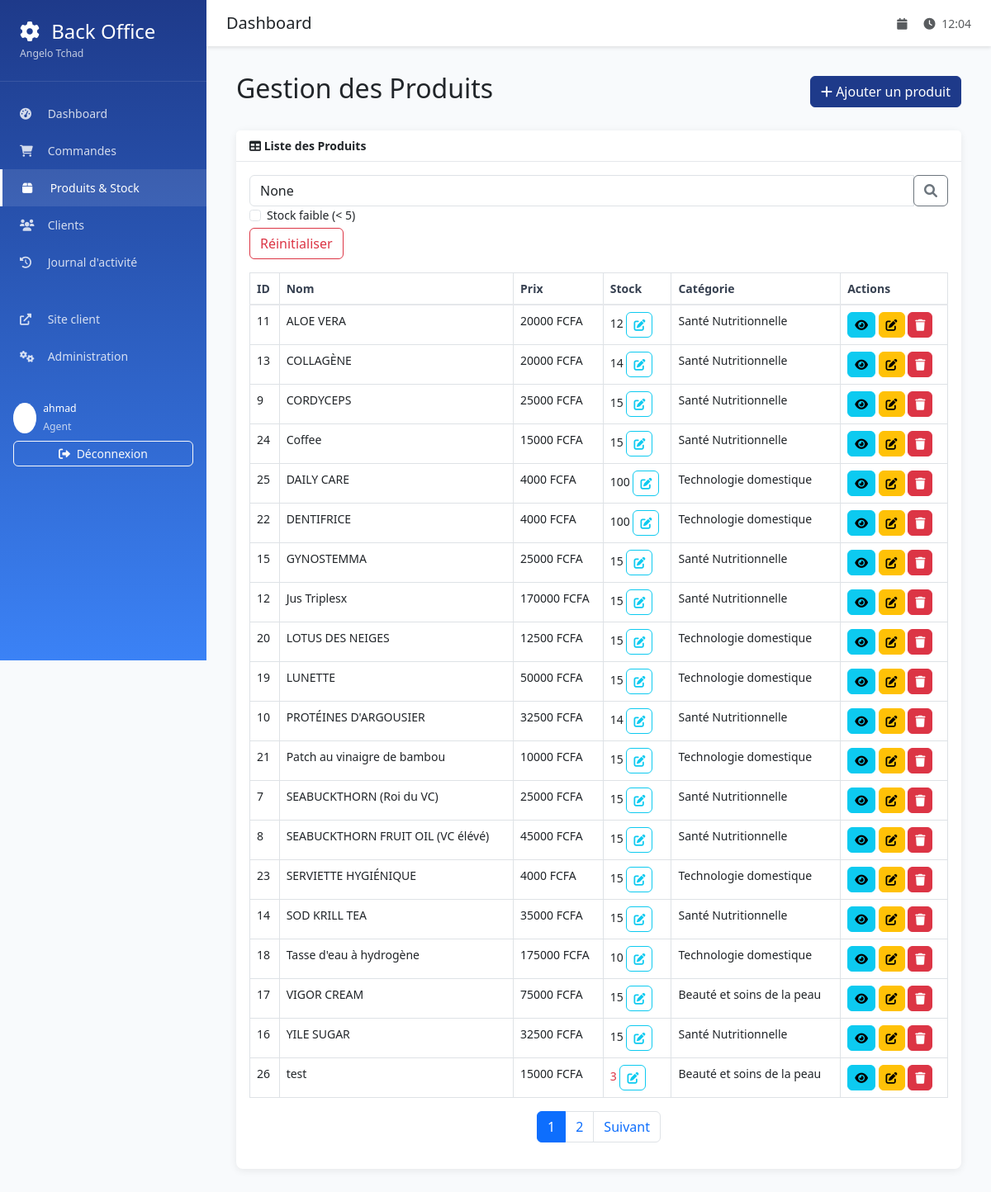
Page /backoffice/products/ (signed in) on the committed database.
### backoffice/models.py (models this page shows, shortened)
class AgentProfile(models.Model):
    ROLE_CHOICES = [
        ('agent', 'Agent'),
        ('supervisor', 'Superviseur'),
        ('manager', 'Manager'),
        ('admin', 'Administrateur'),
    ]
    user = models.OneToOneField(
        User,
        on_delete=models.CASCADE,
        verbose_name="Utilisateur"
    )
    role = models.CharField(
        max_length=20,
        choices=ROLE_CHOICES,
        default='agent',
        verbose_name="Rôle"
    )
    phone_number = models.CharField(
        max_length=17,
        blank=True,
        verbose_name="Numéro de téléphone"
    )
    is_active = models.BooleanField(default=True, verbose_name="Actif")
    created_at = models.DateTimeField(auto_now_add=True)
    class Meta:
        verbose_name = "Profil Agent"
        verbose_name_plural = "Profils Agents"

### products/models.py (models this page shows, shortened)
class Product(models.Model):
    name = models.CharField(max_length=200, verbose_name="Nom du produit")
    description = models.TextField(blank=True, verbose_name="Description")
    price = models.DecimalField(
        max_digits=10,
        decimal_places=2,
        validators=[MinValueValidator(0)],
        verbose_name="Prix"
    )
    stock_quantity = models.PositiveIntegerField(
        default=0,
        verbose_name="Quantité en stock"
    )
    image = models.ImageField(
        upload_to='products/',
        blank=True,
        null=True,
        verbose_name="Image du produit"
    )
    is_active = models.BooleanField(default=True, verbose_name="Actif")
    created_at = models.DateTimeField(auto_now_add=True)
    updated_at = models.DateTimeField(auto_now=True)
    class Meta:
        verbose_name = "Produit"
        verbose_name_plural = "Produits"
        ordering = ['name']

class Category(models.Model):
    name = models.CharField(max_length=100, verbose_name="Nom de la catégorie")
    description = models.TextField(blank=True, verbose_name="Description")
    created_at = models.DateTimeField(auto_now_add=True)
    class Meta:
        verbose_name = "Catégorie"
        verbose_name_plural = "Catégories"
        ordering = ['name']

### backoffice/views.py (the view)
# urls.py: path('products/', views.products_list, name='products_list'),
@login_required
def products_list(request):
    products = Product.objects.order_by('name')
    search = request.GET.get('search')
    if search:
        products = products.filter(
            Q(name__icontains=search) |
            Q(description__icontains=search)
        )
    low_stock = request.GET.get('low_stock')
    if low_stock:
        products = products.filter(stock_quantity__lte=5)
    paginator = Paginator(products, 20)
    page_number = request.GET.get('page')
    page_obj = paginator.get_page(page_number)
    context = {
        'page_obj': page_obj,
        'search': search,
        'low_stock': low_stock,
    }
    return render(request, 'backoffice/products_list.html', context)

### templates/backoffice/products_list.html (shortened to what this page needs)
{% extends 'backoffice/base.html' %}
{% load static %}
{% block content %}
<div class="container-fluid">
    <div class="d-flex justify-content-between align-items-center mb-4">
        <h2>Gestion des Produits</h2>
        <a href="#" class="btn btn-primary" data-toggle="modal" data-target="#addProductModal">
            <i class="fas fa-plus"></i> Ajouter un produit
        </a>
    </div>
    <div class="card mb-4">
        <div class="card-header">
            <i class="fas fa-table mr-1"></i>
            Liste des Produits
        </div>
        <div class="card-body">
            <form method="GET" class="form-inline mb-3">
                <div class="input-group mr-2">
                    <input type="text" name="search" class="form-control" placeholder="Rechercher un produit..." value="{{ search }}">
                    <div class="input-group-append">
                        <button class="btn btn-outline-secondary" type="submit"><i class="fas fa-search"></i></button>
                    </div>
                </div>
                <div class="form-check mr-2">
                    <input class="form-check-input" type="checkbox" name="low_stock" value="true" id="lowStockCheck" {% if low_stock %}checked{% endif %} onchange="this.form.submit()">
                    <label class="form-check-label" for="lowStockCheck">
                        Stock faible (< 5)
                    </label>
                </div>
                <a href="{% url 'backoffice:products_list' %}" class="btn btn-outline-danger">Réinitialiser</a>
            </form>
            <div class="table-responsive">
                <table class="table table-bordered" id="productsTable" width="100%" cellspacing="0">
                    <thead>
                        <tr>
                            <th>ID</th>
                            <th>Nom</th>
                            <th>Prix</th>
                            <th>Stock</th>
                            <th>Catégorie</th>
                            <th>Actions</th>
                        </tr>
                    </thead>
                    <tbody>
                        {% for product in page_obj %}
                        <tr>
                            <td>{{ product.id }}</td>
                            <td>{{ product.name }}</td>
                            <td>{{ product.price|floatformat:0 }} FCFA</td>
                            <td>
                                <span id="stock-{{ product.id }}" class="{% if product.stock_quantity <= 5 %}text-danger font-weight-bold{% endif %}">
                                    {{ product.stock_quantity }}
                                </span>
                                <button class="btn btn-sm btn-outline-info ml-2" onclick="editStock({{ product.id }}, {{ product.stock_quantity }})">
                                    <i class="fas fa-edit"></i>
                                </button>
                            </td>
                            <td>{{ product.category.name }}</td>
                            <td>
                                <a href="#" class="btn btn-sm btn-info"><i class="fas fa-eye"></i></a>
                                <a href="#" class="btn btn-sm btn-warning"><i class="fas fa-edit"></i></a>
                                <a href="#" class="btn btn-sm btn-danger"><i class="fas fa-trash"></i></a>
                            </td>
                        </tr>
                        {% empty %}
                        <tr>
                            <td colspan="6" class="text-center">Aucun produit trouvé.</td>
                        </tr>
                        {% endfor %}
                    </tbody>
                </table>
            </div>
            <nav aria-label="Page navigation example">
                <ul class="pagination justify-content-center">
                    {% for i in page_obj.paginator.page_range %}
                        {% if page_obj.number == i %}
                            <li class="page-item active"><a class="page-link" href="#">{{ i }}</a></li>
                        {% else %}
                            <li class="page-item"><a class="page-link" href="?page={{ i }}{% if search %}&search={{ search }}{% endif %}{% if low_stock %}&low_stock=true{% endif %}">{{ i }}</a></li>
                        {% endif %}
                    {% endfor %}
                    {% if page_obj.has_next %}
                        <li class="page-item"><a class="page-link" href="?page={{ page_obj.next_page_number }}{% if search %}&search={{ search }}{% endif %}{% if low_stock %}&low_stock=true{% endif %}">Suivant</a></li>
                    {% endif %}
                </ul>
            </nav>
        </div>
    </div>
</div>
{% endblock %}

### templates/backoffice/base.html (shortened to what this page needs)
<!DOCTYPE html>
<html lang="fr">
<head>
    <link href="https://cdn.jsdelivr.net/npm/bootstrap@5.3.0/dist/css/bootstrap.min.css" rel="stylesheet">
    <link href="https://cdnjs.cloudflare.com/ajax/libs/font-awesome/6.0.0/css/all.min.css" rel="stylesheet">
</head>
<body>
    <nav class="sidebar" id="sidebar">
        <div class="sidebar-header">
            <h4 class="mb-0">
                <i class="fas fa-cog me-2"></i>
                Back Office
            </h4>
            <small class="text-light opacity-75">Angelo Tchad</small>
        </div>
        <ul class="nav flex-column sidebar-nav">
            <li class="nav-item">
                <a class="nav-link {% if request.resolver_match.url_name == 'dashboard' %}active{% endif %}"
                   href="{% url 'backoffice:dashboard' %}">
                    <i class="fas fa-tachometer-alt"></i>
                    Dashboard
                </a>
            </li>
            <li class="nav-item">
                <a class="nav-link {% if 'orders' in request.resolver_match.url_name %}active{% endif %}"
                   href="{% url 'backoffice:orders_list' %}">
                    <i class="fas fa-shopping-cart"></i>
                    Commandes
                </a>
            </li>
            <li class="nav-item">
                <a class="nav-link {% if 'products' in request.resolver_match.url_name %}active{% endif %}"
                   href="{% url 'backoffice:products_list' %}">
                    <i class="fas fa-box"></i>
                    Produits & Stock
                </a>
            </li>
            <li class="nav-item">
                <a class="nav-link {% if 'clients' in request.resolver_match.url_name %}active{% endif %}"
                   href="{% url 'backoffice:clients_list' %}">
                    <i class="fas fa-users"></i>
                    Clients
                </a>
            </li>
            <li class="nav-item">
                <a class="nav-link {% if request.resolver_match.url_name == 'activity_log' %}active{% endif %}"
                   href="{% url 'backoffice:activity_log' %}">
                    <i class="fas fa-history"></i>
                    Journal d'activité
                </a>
            </li>
            <li class="nav-item mt-4">
                <a class="nav-link" href="{% url 'orders:home' %}" target="_blank">
                    <i class="fas fa-external-link-alt"></i>
                    Site client
                </a>
            </li>
            <li class="nav-item">
                <a class="nav-link" href="/admin/" target="_blank">
                    <i class="fas fa-cogs"></i>
                    Administration
                </a>
            </li>
        </ul>
        <div class="mt-auto p-3">
            <div class="d-flex align-items-center mb-2">
                <div class="bg-white bg-opacity-20 rounded-circle p-2 me-2">
                    <i class="fas fa-user"></i>
                </div>
                <div>
                    <small class="d-block">{{ user.get_full_name|default:user.username }}</small>
                    <small class="text-light opacity-75">{{ user.agentprofile.get_role_display }}</small>
                </div>
            </div>
            <a href="{% url 'backoffice:logout' %}" class="btn btn-outline-light btn-sm w-100">
                <i class="fas fa-sign-out-alt me-1"></i>
                Déconnexion
            </a>
        </div>
    </nav>
    <div class="main-content">
        <div class="top-navbar d-flex justify-content-between align-items-center">
            <div class="d-flex align-items-center">
                <h5 class="mb-0">{% block page_title %}Dashboard{% endblock %}</h5>
            </div>
            <div class="d-flex align-items-center">
                <span class="text-muted me-3">
                    <i class="fas fa-calendar me-1"></i>
                </span>
                <span class="text-muted">
                    <i class="fas fa-clock me-1"></i>
                    <span id="current-time"></span>
                </span>
            </div>
        </div>
        <div class="content-wrapper">
            {% block content %}{% endblock %}
        </div>
    </div>
</body>
</html>

### templates/backoffice/base.html (style rules this page uses)
:root { --primary-color: #1e3a8a; --secondary-color: #f8fafc; --accent-color: #3b82f6; --success-color: #10b981; --warning-color: #f59e0b; --danger-color: #ef4444; --sidebar-width: 250px; }
body { font-family: 'Segoe UI', Tahoma, Geneva, Verdana, sans-serif; background-color: var(--secondary-color); font-size: 14px; }
.sidebar { position: fixed; top: 0; left: 0; height: 100vh; width: var(--sidebar-width); background: linear-gradient(180deg, var(--primary-color), var(--accent-color)); color: white; z-index: 1000; transition: transform 0.3s ease; }
.sidebar-header { padding: 1.5rem; border-bottom: 1px solid rgba(255,255,255,0.1); }
.sidebar-nav { padding: 1rem 0; }
.sidebar-nav .nav-link { color: rgba(255,255,255,0.8); padding: 0.75rem 1.5rem; border: none; transition: all 0.3s ease; }
.sidebar-nav .nav-link:hover, .sidebar-nav .nav-link.active { color: white; background-color: rgba(255,255,255,0.1); border-left: 3px solid white; }
.sidebar-nav .nav-link i { width: 20px; margin-right: 10px; }
.main-content { margin-left: var(--sidebar-width); min-height: 100vh; transition: margin-left 0.3s ease; }
.top-navbar { background-color: white; box-shadow: 0 2px 4px rgba(0,0,0,0.1); padding: 1rem 1.5rem; margin-bottom: 2rem; }
.content-wrapper { padding: 0 1.5rem 2rem; }
.card { border: none; box-shadow: 0 2px 10px rgba(0,0,0,0.08); border-radius: 8px; }
.card-header { background-color: white; border-bottom: 1px solid #e5e7eb; font-weight: 600; }
.table th { font-weight: 600; color: #374151; border-bottom: 2px solid #e5e7eb; }
.btn { border-radius: 6px; font-weight: 500; }
.btn-primary { background-color: var(--primary-color); border-color: var(--primary-color); }

### rows in the picture
Product: id "11", name "ALOE VERA", price "20000", stock_quantity "12", category.name "Santé Nutritionnelle"
Product: id "13", name "COLLAGÈNE", price "20000", stock_quantity "14", category.name "Santé Nutritionnelle"
Product: id "9", name "CORDYCEPS", price "25000", stock_quantity "15", category.name "Santé Nutritionnelle"
Product: id "24", name "Coffee", price "15000", stock_quantity "15", category.name "Santé Nutritionnelle"
Product: id "25", name "DAILY CARE", price "4000", stock_quantity "100", category.name "Technologie domestique"
Product: id "22", name "DENTIFRICE", price "4000", stock_quantity "100", category.name "Technologie domestique"
Product: id "15", name "GYNOSTEMMA", price "25000", stock_quantity "15", category.name "Santé Nutritionnelle"
Product: id "12", name "Jus Triplesx", price "170000", stock_quantity "15", category.name "Santé Nutritionnelle"
Product: id "20", name "LOTUS DES NEIGES", price "12500", stock_quantity "15", category.name "Technologie domestique"
Product: id "19", name "LUNETTE", price "50000", stock_quantity "15", category.name "Technologie domestique"
Product: id "10", name "PROTÉINES D'ARGOUSIER", price "32500", stock_quantity "14", category.name "Santé Nutritionnelle"
Product: id "21", name "Patch au vinaigre de bambou", price "10000", stock_quantity "15", category.name "Technologie domestique"
Product: id "7", name "SEABUCKTHORN (Roi du VC)", price "25000", stock_quantity "15", category.name "Santé Nutritionnelle"
Product: id "8", name "SEABUCKTHORN FRUIT OIL (VC élévé)", price "45000", stock_quantity "15", category.name "Santé Nutritionnelle"
Product: id "23", name "SERVIETTE HYGIÉNIQUE", price "4000", stock_quantity "15", category.name "Technologie domestique"
Product: id "14", name "SOD KRILL TEA", price "35000", stock_quantity "15", category.name "Santé Nutritionnelle"
Product: id "18", name "Tasse d'eau à hydrogène", price "175000", stock_quantity "10", category.name "Technologie domestique"
Product: id "17", name "VIGOR CREAM", price "75000", stock_quantity "15", category.name "Beauté et soins de la peau"
Product: id "16", name "YILE SUGAR", price "32500", stock_quantity "15", category.name "Santé Nutritionnelle"
Product: id "26", name "test", price "15000", stock_quantity "3", category.name "Beauté et soins de la peau"

### other values in the picture
{{ user.get_full_name|default:user.username }} "ahmad"
{{ user.agentprofile.get_role_display }} "Agent"
{{ i }} "1"
{{ i }} "2"
